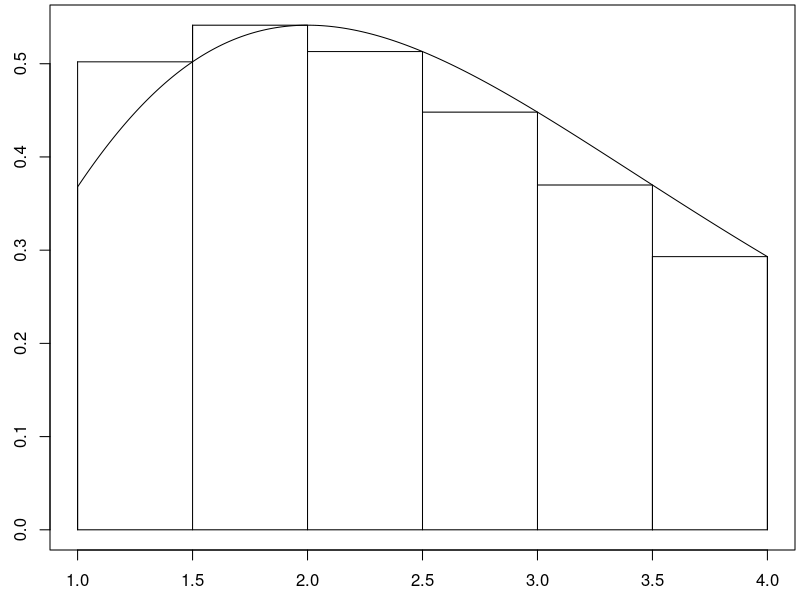

Recreate this plot in R.
draw_rect_approx <- function(f,a,b,num_rectangles, method = "mid"){
  n <- num_rectangles
  dx <- (b-a)/n
  x <- c(a,seq(a,b,dx/100),b,a)
  y <- c(0,f(seq(a,b,dx/100)),0,0)
  par(mar=c(2.5,2.5,0.25,0.25))
  plot(x,y,type = "l")
  
  if(method == "left"){
    xi <- seq(a+0*dx/2,b-dx/2,dx)
    lines(xi,f(xi),type = "h")
    lines(xi,f(xi),type = "s")
    lines(c(xi[n],xi[n]+dx),f(c(xi[n],xi[n])),type = "l")
    lines(c(xi[n],xi[n]+dx),f(c(xi[n],xi[n])),type = "h")
  }
  else if(method == "right"){
    xi <- seq(a+dx,b+dx/2,dx)
    lines(xi-dx,f(xi),type = "h")
    lines(xi-dx,f(xi),type = "s")
    lines(c(xi[n]-dx,xi[n]),f(c(xi[n],xi[n])),type = "l")
    lines(c(xi[n]-dx,xi[n]),f(c(xi[n],xi[n])),type = "h")
  } 
  else{#Use midpoint
    xi <- seq(a+dx/2,b,dx)
    lines(xi-dx/2,f(xi),type = "h")
    lines(xi-dx/2,f(xi),type = "s")
    lines(c(xi[n]-dx/2,xi[n]+dx/2),f(c(xi[n],xi[n])),type = "l")
    lines(c(xi[n]-dx/2,xi[n]+dx/2),f(c(xi[n],xi[n])),type = "h")
  }
}


g <- function(x){x^2*exp(-x)}
a <- 1
b <- 4
n <- 6
draw_rect_approx(g,a,b,n,method = "right")
dx <- (b-a)/n
xi <- seq(a+dx,b,dx)  #Can you tell what part of this line of code has us use right endpoints?
data.frame(right_point = xi, function_at_xi = g(xi), area_i = g(xi)*dx)
c(riemann_sum_using_right_endpoints = sum(g(xi)*dx))


n <- 10000000
dx <- (b-a)/n
xi <- seq(a+dx,b,dx)  
A <- sum(g(xi)*dx)
A


k <- 1/A
f <- function(x){k*g(x)}

sum(f(xi)*dx) #Should be 1. 
EV <- sum(xi*f(xi)*dx)
EV
Var <- sum((xi-EV)^2*f(xi)*dx)
Var
stdev <- sqrt(Var)
stdev



a <- 1
b <- 3
n <- 1000000
dx <- (b-a)/n
xi <- seq(a+dx,b,dx)  #Can you tell what part of this line of code has us use right endpoints?

PX.3 <- sum(g(xi)*dx)/A
PX.3

PX.3 <- sum(f(xi)*dx)
PX.3





##---------------
g <- function(x){sqrt(49-x^2)}
a <- 0
b <- 7
n <- 1000
dx <- (b-a)/n
xi <- seq(a+dx,b,dx)  #Can you tell what part of this line of code has us use right endpoints?
A <- sum(g(xi)*dx)
k <- 1/A
f <- function(x){k*g(x)}
sum(f(xi)*dx) #Should be 1. 
EV <- sum(xi*f(xi)*dx)
Var <- sum((xi-EV)^2*f(xi)*dx)
stdev <- sqrt(Var)

c(n=n, A = A, EV=EV, Var=Var, stdev = stdev)




##---------------
g <- function(x){log(x+1)/x^2}
a <- 1
b <- 5
n <- 1000
dx <- (b-a)/n
xi <- seq(a+dx,b,dx)  #Can you tell what part of this line of code has us use right endpoints?
A <- sum(g(xi)*dx)
k <- 1/A
f <- function(x){k*g(x)}
sum(f(xi)*dx) #Should be 1. 
EV <- sum(xi*f(xi)*dx)
Var <- sum((xi-EV)^2*f(xi)*dx)
stdev <- sqrt(Var)

c(n=n, A = A, EV=EV, Var=Var, stdev = stdev)


##---------------
g <- function(x){exp(-3*x)}
a <- 0
b <- 300
n <- 10000
dx <- (b-a)/n
xi <- seq(a+dx,b,dx)  #Can you tell what part of this line of code has us use right endpoints?
A <- sum(g(xi)*dx)
k <- 1/A
f <- function(x){k*g(x)}
sum(f(xi)*dx) #Should be 1. 
EV <- sum(xi*f(xi)*dx)
Var <- sum((xi-EV)^2*f(xi)*dx)
stdev <- sqrt(Var)

c(n=n, A = A, EV=EV, Var=Var, stdev = stdev)








